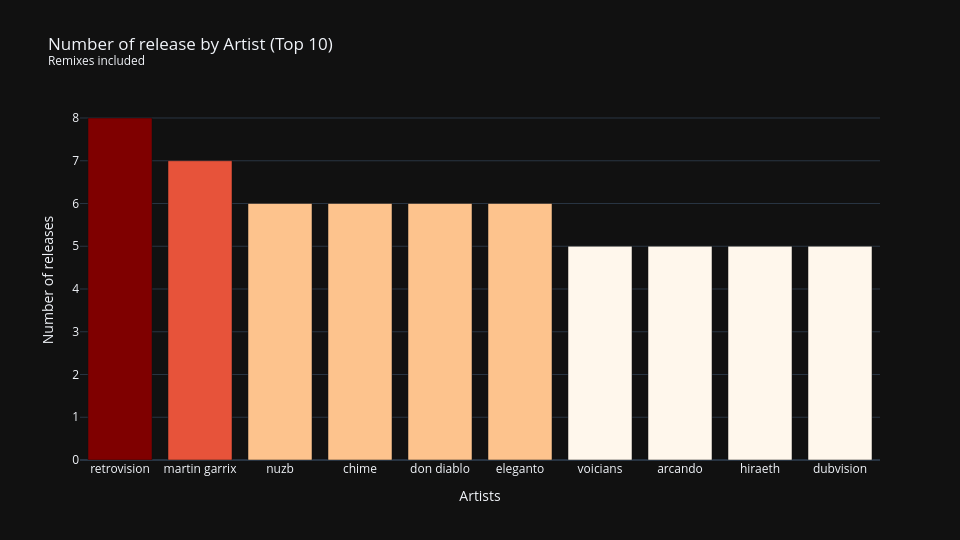

The notebook cell saved with this chart:
### Code cell
bar_artists_release = plot_bar(data_art_count.head(10), 'artist', 'n_release',
                               'Number of release by Artist (Top 10)<br><sup>Remixes included</sup>',
                               'Artists', 'Number of releases')

bar_artists_release.show()

### Figure 1 — Plotly figure (JSON) as saved in the notebook; plotly's stock layout.template omitted (floating-point values rounded to 4 significant figures)
{"data": [{"alignmentgroup": "True", "hovertemplate": "Artists=%{x}<br>Number of releases=%{marker.color}<extra></extra>", "legendgroup": "", "marker": {"color": [8, 7, 6, 6, 6, 6, 5, 5, 5, 5], "coloraxis": "coloraxis", "pattern": {"shape": ""}}, "name": "", "offsetgroup": "", "orientation": "v", "showlegend": false, "textposition": "auto", "x": ["retrovision", "martin garrix", "nuzb", "chime", "don diablo", "eleganto", "voicians", "arcando", "hiraeth", "dubvision"], "xaxis": "x", "y": [8, 7, 6, 6, 6, 6, 5, 5, 5, 5], "yaxis": "y", "type": "bar"}], "layout": {"xaxis": {"anchor": "y", "domain": [0.0, 1.0], "title": {"text": "Artists"}, "categoryorder": "total descending"}, "yaxis": {"anchor": "x", "domain": [0.0, 1.0], "title": {"text": "Number of releases"}}, "coloraxis": {"colorbar": {"title": {"text": "Number of releases"}}, "colorscale": [[0.0, "rgb(255,247,236)"], [0.125, "rgb(254,232,200)"], [0.25, "rgb(253,212,158)"], [0.375, "rgb(253,187,132)"], [0.5, "rgb(252,141,89)"], [0.625, "rgb(239,101,72)"], [0.75, "rgb(215,48,31)"], [0.875, "rgb(179,0,0)"], [1.0, "rgb(127,0,0)"]], "showscale": false}, "legend": {"tracegroupgap": 0}, "title": {"text": "Number of release by Artist (Top 10)<br><sup>Remixes included</sup>"}, "barmode": "relative", "height": 540, "width": 960}}
